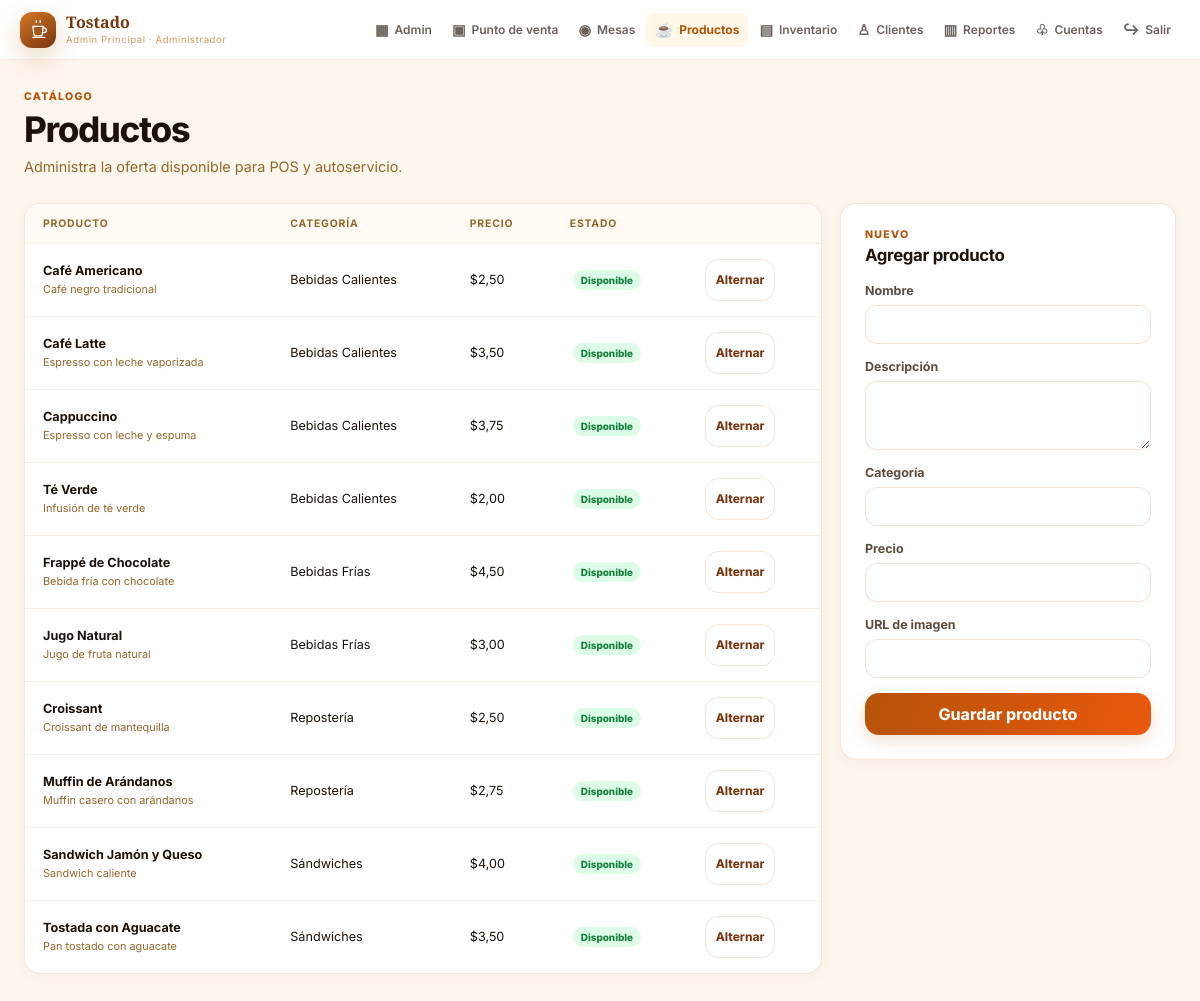
The page /productos/ (signed in) on the database its author committed.
### cafeteria/models.py (models this page shows, shortened)
class Empleado(models.Model):
    class Rol(models.TextChoices):
        ADMINISTRADOR = "administrador", "Administrador"
        CAJERO = "cajero", "Cajero"
        BARISTA = "barista", "Barista"
    usuario = models.OneToOneField(User, on_delete=models.CASCADE, related_name="empleado")
    nombre = models.CharField(max_length=120)
    rol = models.CharField(max_length=20, choices=Rol.choices)

class Producto(models.Model):
    nombre = models.CharField(max_length=120)
    descripcion = models.TextField(blank=True)
    precio = models.DecimalField(
        max_digits=10,
        decimal_places=2,
        validators=[MinValueValidator(Decimal("0.01"))],
    )
    categoria = models.CharField(max_length=80)
    imagen = models.URLField(blank=True)
    disponible = models.BooleanField(default=True)

### cafeteria/views.py (the view, shortened to what this page needs)
# urls.py: path("productos/", views.productos, name="productos"),
@roles_permitidos(ADMIN)
@require_http_methods(["GET", "POST"])
def productos(request):
    return render(
        request,
        "cafeteria/productos.html",
        {"productos": Producto.objects.all().order_by("categoria", "nombre")},
    )

### cafeteria/context_processors.py (called while the page is built)
def navegacion(request):
    if not request.user.is_authenticated:
        return {}
    return {
        "empleado_actual": getattr(request.user, "empleado", None),
        "alertas_stock": Insumo.objects.filter(cantidad__lte=models.F("nivel_minimo")).count(),
    }

### templates/cafeteria/productos.html (shortened to what this page needs)
{% extends "cafeteria/base.html" %}
{% block content %}
<div class="page-heading"><div><span class="eyebrow">Catálogo</span><h1>Productos</h1><p>Administra la oferta disponible para POS y autoservicio.</p></div></div>
<div class="content-grid">
  <section class="panel panel--wide"><div class="data-table"><table><thead><tr><th>Producto</th><th>Categoría</th><th>Precio</th><th>Estado</th><th></th></tr></thead><tbody>{% for producto in productos %}<tr><td><strong>{{ producto.nombre }}</strong><small>{{ producto.descripcion }}</small></td><td>{{ producto.categoria }}</td><td>${{ producto.precio }}</td><td><span class="badge {% if producto.disponible %}badge--success{% endif %}">{% if producto.disponible %}Disponible{% else %}Oculto{% endif %}</span></td><td><form method="post">{% csrf_token %}<input type="hidden" name="accion" value="alternar"><input type="hidden" name="producto_id" value="{{ producto.pk }}"><button class="button button--secondary button--small" type="submit">Alternar</button></form></td></tr>{% endfor %}</tbody></table></div></section>
  <aside class="panel"><div class="panel__heading"><div><span class="eyebrow">Nuevo</span><h2>Agregar producto</h2></div></div><form method="post" class="form-stack">{% csrf_token %}<label>Nombre<input name="nombre" required></label><label>Descripción<textarea name="descripcion" rows="3"></textarea></label><label>Categoría<input name="categoria" required></label><label>Precio<input type="number" name="precio" min="0.01" step="0.01" required></label><label>URL de imagen<input type="url" name="imagen"></label><button class="button" type="submit">Guardar producto</button></form></aside>
</div>
{% endblock %}

### templates/cafeteria/base.html (shortened to what this page needs)
{% load static %}
<!doctype html>
<html lang="es">
<head>
  <link rel="stylesheet" href="{% static 'cafeteria/app.css' %}?v=5">
</head>
<body>
  {% if user.is_authenticated and empleado_actual %}
    <header class="topbar">
      <a class="brand brand--compact" href="{% url 'admin' %}">
        <span class="brand__mark" aria-hidden="true"></span>
        <span><strong>Tostado</strong><small>{{ empleado_actual.nombre }} · {{ empleado_actual.get_rol_display }}</small></span>
      </a>
      <nav class="main-nav" id="main-nav" aria-label="Navegación principal">
        <a href="{% url 'admin' %}" {% if request.resolver_match.url_name == 'admin' %}aria-current="page"{% endif %}><span aria-hidden="true">▦</span>Admin</a>
        {% if empleado_actual.rol == 'administrador' or empleado_actual.rol == 'cajero' %}
          <a href="{% url 'pos' %}" {% if request.resolver_match.url_name == 'pos' %}aria-current="page"{% endif %}><span aria-hidden="true">▣</span>Punto de venta</a>
        {% endif %}
        <a href="{% url 'mesas' %}" {% if request.resolver_match.url_name == 'mesas' %}aria-current="page"{% endif %}><span aria-hidden="true">◉</span>Mesas</a>
        {% if empleado_actual.rol == 'administrador' %}
          <a href="{% url 'productos' %}" {% if request.resolver_match.url_name == 'productos' %}aria-current="page"{% endif %}><span aria-hidden="true">☕</span>Productos</a>
          <a href="{% url 'inventario' %}" ><span aria-hidden="true">▤</span>Inventario</a>
        {% endif %}
        {% if empleado_actual.rol != 'barista' %}<a href="{% url 'clientes' %}" {% if request.resolver_match.url_name == 'clientes' %}aria-current="page"{% endif %}><span aria-hidden="true">♙</span>Clientes</a>{% endif %}
        {% if empleado_actual.rol == 'administrador' %}
          <a href="{% url 'reportes' %}" {% if request.resolver_match.url_name == 'reportes' %}aria-current="page"{% endif %}><span aria-hidden="true">▥</span>Reportes</a>
          <a href="{% url 'empleados' %}" {% if request.resolver_match.url_name == 'empleados' %}aria-current="page"{% endif %}><span aria-hidden="true">♧</span>Cuentas</a>
        {% endif %}
        <form method="post" action="{% url 'logout' %}">{% csrf_token %}<button class="link-button" type="submit"><span aria-hidden="true">↪</span> Salir</button></form>
      </nav>
    </header>
  {% endif %}
  <main class="{% block main_class %}shell{% endblock %}">
    {% block content %}{% endblock %}
  </main>
</body>
</html>

### rows shown on the page
Empleado: nombre "Admin Principal", rol "Administrador"
Producto: nombre "Café Americano", descripcion "Café negro tradicional", categoria "Bebidas Calientes", precio "2,50", disponible "Disponible"
Producto: nombre "Café Latte", descripcion "Espresso con leche vaporizada", categoria "Bebidas Calientes", precio "3,50", disponible "Disponible"
Producto: nombre "Cappuccino", descripcion "Espresso con leche y espuma", categoria "Bebidas Calientes", precio "3,75", disponible "Disponible"
Producto: nombre "Té Verde", descripcion "Infusión de té verde", categoria "Bebidas Calientes", precio "2,00", disponible "Disponible"
Producto: nombre "Frappé de Chocolate", descripcion "Bebida fría con chocolate", categoria "Bebidas Frías", precio "4,50", disponible "Disponible"
Producto: nombre "Jugo Natural", descripcion "Jugo de fruta natural", categoria "Bebidas Frías", precio "3,00", disponible "Disponible"
Producto: nombre "Croissant", descripcion "Croissant de mantequilla", categoria "Repostería", precio "2,50", disponible "Disponible"
Producto: nombre "Muffin de Arándanos", descripcion "Muffin casero con arándanos", categoria "Repostería", precio "2,75", disponible "Disponible"
Producto: nombre "Sandwich Jamón y Queso", descripcion "Sandwich caliente", categoria "Sándwiches", precio "4,00", disponible "Disponible"
Producto: nombre "Tostada con Aguacate", descripcion "Pan tostado con aguacate", categoria "Sándwiches", precio "3,50", disponible "Disponible"
